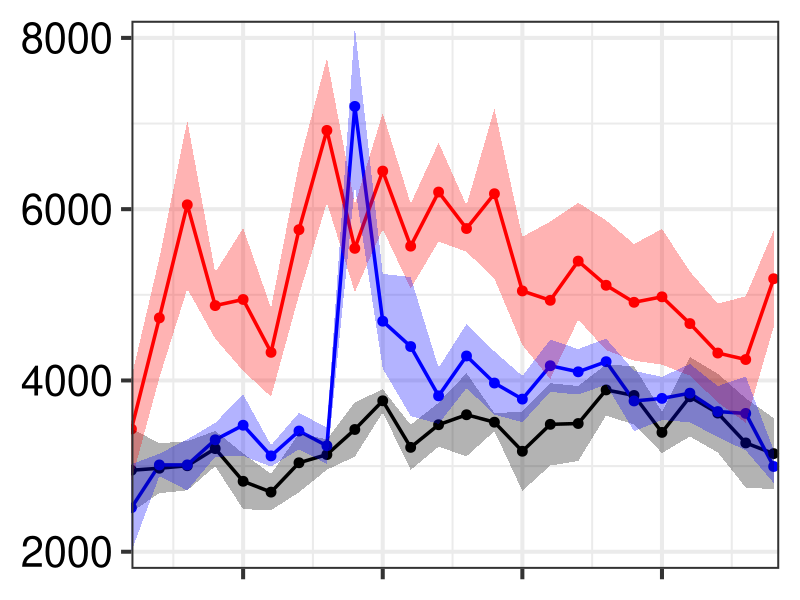
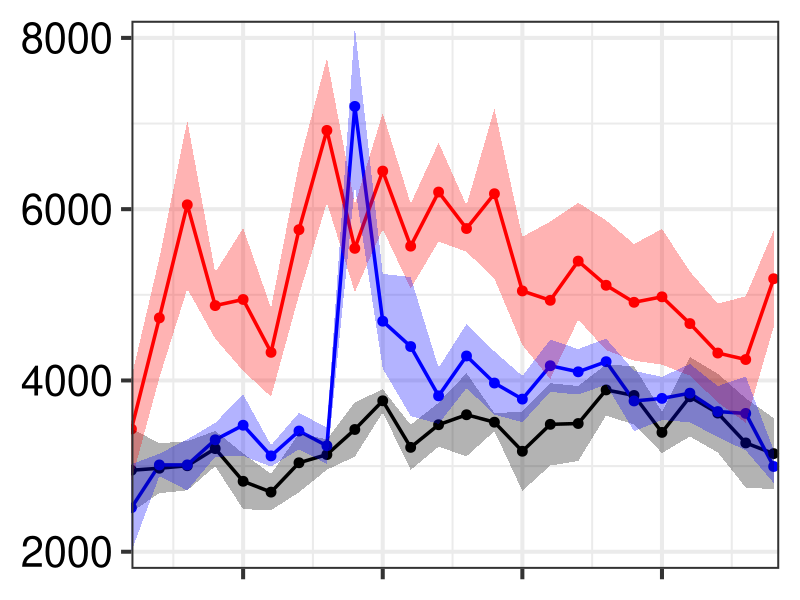

The R source for these figures, in order:

rm(list=ls(envir=globalenv()), envir=globalenv())

###################### install packages

if (!require(ggplot2)) install.packages('ggplot2')
if (!require(openxlsx)) install.packages('openxlsx')
if (!require(tidyverse)) install.packages('tidyverse')
if (!require(reshape2)) install.packages('reshape2')
if (!require(rstatix)) install.packages('rstatix')

library(ggplot2)
library(openxlsx) 
library(tidyverse)
library(reshape2)
library(rstatix)
 
 
 
###################### Set Working Directory 

setwd("~/Desktop/")



###################### read OF data

data <- read.csv("OF_TotalDist.csv", header = T) 

x1 <- data[, 22:24]  
x2 <- data[, 28:30]  

df <- data.frame( 
  Days = rep(c(1:24), 3),
  StimType = c(rep("NoStim", 24), rep("Stimx3+2wks", 24), rep("Stimx10+2wks", 24)),
  Mean = melt(x1)[,2],
  SEM = melt(x2)[,2]
)


###################### Make plot

g <- ggplot(df, aes(x = Days, y = Mean, color = StimType)) + 
  geom_line(linewidth = 1.2) +
  geom_point(size = 3) + 
  geom_ribbon(aes(ymin=Mean-SEM, ymax=Mean+SEM, fill=StimType, colour=StimType),
              linetype = "blank", alpha = 0.3) +
  theme_bw(base_size = 30) +
  theme(legend.position = 'none') +
  scale_colour_manual(values = c("black", "red", "blue")) +
  scale_fill_manual(values = c("black", "red", "blue")) +
  theme(axis.title.x = element_blank(), axis.title.y = element_blank()) +
  theme(axis.text.x = element_blank(), axis.text.y = element_text(size=30)) +
  theme(axis.text=element_text(colour="black")) +
  scale_x_continuous(expand = c(0, 0), limits = c(1, 24.2)) +
  scale_y_continuous(expand = c(0, 0), limits = c(1800, 8200))
plot(g)

ggsave("OF_TotalDist.png", g, width = 9, height = 6.5, dpi=300) 

 



###################### Make dataframe

data <- data[, 4:21]

data[] <- lapply(data, as.numeric)

rownames(data) <- c("Day1","Day2","Day3","Day4","Day5","Day6","Day7","Day8","Day9","Day10", 
                     "Day11","Day12","Day13","Day14","Day15","Day16","Day17","Day18","Day19","Day20", 
                     "Day21", "Day22", "Day23", "Day24")
data$rowname <- rownames(data)
data <- cbind(melt(data), c(rep("NoStim", 24*6), rep("Stimx3", 24*6), rep("Stimx10", 24*6)))
colnames(data) <- c("Day", "mouseID", "Value", "StimType")



###################### repeated 2-way ANOVA test

res.aov <- anova_test(
  data = data, dv = Value, wid = mouseID,
  between = StimType, within = Day
)
get_anova_table(res.aov)

#ANOVA Table (type III tests)
#Effect DFn DFd     F     p p<.05   ges
# 1     StimType   2  14 9.960 2.00e-03     * 0.368
# 2          Day  23 322 5.077 4.63e-12     * 0.176
# 3 StimType:Day  46 322 2.575 7.81e-07     * 0.179



###################### post-hoc test

pwc <- data %>%
  group_by(Day) %>%
  pairwise_t_test(
    Value ~ StimType, paired = FALSE,
    p.adjust.method = "bonferroni"
  )
pwc
write.xlsx(pwc, "OF_stat.xlsx")

# A tibble: 72 × 10
#Day   .y.   group1  group2     n1    n2        p p.signif    p.adj p.adj.signif
#* <chr> <chr> <chr>   <chr>   <int> <int>    <dbl> <chr>       <dbl> <chr>       
#1 Day1  Value NoStim  Stimx10     6     6 0.0723   ns       0.217    ns          
#2 Day1  Value NoStim  Stimx3      6     6 0.0991   ns       0.297    ns          
#3 Day1  Value Stimx10 Stimx3      6     6 0.00217  **       0.00652  **          
#4 Day10 Value NoStim  Stimx10     6     6 0.00208  **       0.00624  **          
#5 Day10 Value NoStim  Stimx3      6     6 0.218    ns       0.653    ns          
#6 Day10 Value Stimx10 Stimx3      6     6 0.0283   *        0.0849   ns          
#7 Day11 Value NoStim  Stimx10     6     6 0.0106   *        0.0319   *           
#8 Day11 Value NoStim  Stimx3      6     6 0.164    ns       0.493    ns          
#9 Day11 Value Stimx10 Stimx3      6     6 0.166    ns       0.499    ns          
#10 Day12 Value NoStim  Stimx10     6     6 0.000298 ***      0.000893 ***         
# ℹ 62 more rows





###################### end of program ###################### 
